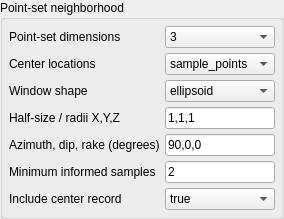
                        <widget class="GsTLGroupBox" name="point_window_group">
                          <property name="title">
                            <string>Point-set neighborhood</string>
                          </property>
                          <property name="displayed" stdset="0">
                            <bool>true</bool>
                          </property>
                          <layout class="QGridLayout" name="hosc_layout_25">
                            <property name="margin">
                              <number>6</number>
                            </property>
                            <property name="spacing">
                              <number>5</number>
                            </property>
                            <item row="0" column="0">
                              <widget class="QLabel" name="coordinate_dimensions_label">
                                <property name="text">
                                  <string>Point-set dimensions</string>
                                </property>
                              </widget>
                            </item>
                            <item row="0" column="1">
                              <widget class="QComboBox" name="coordinate_dimensions">
                                <item>
                                  <property name="text">
                                    <string>3</string>
                                  </property>
                                </item>
                                <item>
                                  <property name="text">
                                    <string>2</string>
                                  </property>
                                </item>
                                <property name="currentIndex">
                                  <number>0</number>
                                </property>
                              </widget>
                            </item>
                            <item row="1" column="0">
                              <widget class="QLabel" name="center_mode_label">
                                <property name="text">
                                  <string>Center locations</string>
                                </property>
                                <property name="toolTip">
                                  <string>sample_points preserves existing parameters. regular_grid uses the Point-set output grid settings.</string>
                                </property>
                              </widget>
                            </item>
                            <item row="1" column="1">
                              <widget class="QComboBox" name="center_mode">
                                <item>
                                  <property name="text">
                                    <string>sample_points</string>
                                  </property>
                                </item>
                                <item>
                                  <property name="text">
                                    <string>regular_grid</string>
                                  </property>
                                </item>
                                <property name="currentIndex">
                                  <number>0</number>
                                </property>
                                <property name="toolTip">
                                  <string>sample_points preserves existing parameters. regular_grid uses the Point-set output grid settings.</string>
                                </property>
                              </widget>
                            </item>
                            <item row="2" column="0">
                              <widget class="QLabel" name="neighborhood_shape_label">
                                <property name="text">
                                  <string>Window shape</string>
                                </property>
                                <property name="toolTip">
                                  <string>ellipsoid: ellipse/ellipsoid; box: rectangle/cuboid. Both can output regular grids.</string>
                                </property>
                              </widget>
                            </item>
                            <item row="2" column="1">
                              <widget class="QComboBox" name="neighborhood_shape">
                                <item>
                                  <property name="text">
                                    <string>ellipsoid</string>
                                  </property>
                                </item>
                                <item>
                                  <property name="text">
                                    <string>box</string>
                                  </property>
                                </item>
                                <property name="currentIndex">
                                  <number>0</number>
                                </property>
                                <property name="toolTip">
                                  <string>ellipsoid: ellipse/ellipsoid; box: rectangle/cuboid. Both can output regular grids.</string>
                                </property>
                              </widget>
                            </item>
                            <item row="3" column="0">
                              <widget class="QLabel" name="neighborhood_radii_label">
                                <property name="text">
                                  <string>Half-size / radii X,Y,Z</string>
                                </property>
                                <property name="toolTip">
                                  <string>Physical half-lengths for box, semi-axes for ellipsoid. Full lengths are twice these values. Grid inputs use the block above.</string>
                                </property>
                              </widget>
                            </item>
                            <item row="3" column="1">
                              <widget class="QLineEdit" name="neighborhood_radii">
                                <property name="text">
                                  <string>1,1,1</string>
                                </property>
                                <property name="toolTip">
                                  <string>Physical half-lengths for box, semi-axes for ellipsoid. Full lengths are twice these values. Grid inputs use the block above.</string>
                                </property>
                              </widget>
                            </item>
                            <item row="4" column="0">
                              <widget class="QLabel" name="neighborhood_angles_label">
                                <property name="text">
                                  <string>Azimuth, dip, rake (degrees)</string>
                                </property>
                                <property name="toolTip">
                                  <string>90,0,0 aligns the ellipsoid axes with XYZ.</string>
                                </property>
                              </widget>
                            </item>
                            <item row="4" column="1">
                              <widget class="QLineEdit" name="neighborhood_angles">
                                <property name="text">
                                  <string>90,0,0</string>
                                </property>
                                <property name="toolTip">
                                  <string>90,0,0 aligns the ellipsoid axes with XYZ.</string>
                                </property>
                              </widget>
                            </item>
                            <item row="5" column="0">
                              <widget class="QLabel" name="min_samples_label">
                                <property name="text">
                                  <string>Minimum informed samples</string>
                                </property>
                              </widget>
                            </item>
                            <item row="5" column="1">
                              <widget class="QLineEdit" name="min_samples">
                                <property name="text">
                                  <string>2</string>
                                </property>
                              </widget>
                            </item>
                            <item row="6" column="0">
                              <widget class="QLabel" name="includes_center_label">
                                <property name="text">
                                  <string>Include center record</string>
                                </property>
                                <property name="toolTip">
                                  <string>sample_points only; keep true for regular_grid.</string>
                                </property>
                              </widget>
                            </item>
                            <item row="6" column="1">
                              <widget class="QComboBox" name="includes_center">
                                <item>
                                  <property name="text">
                                    <string>true</string>
                                  </property>
                                </item>
                                <item>
                                  <property name="text">
                                    <string>false</string>
                                  </property>
                                </item>
                                <property name="currentIndex">
                                  <number>0</number>
                                </property>
                                <property name="toolTip">
                                  <string>sample_points only; keep true for regular_grid.</string>
                                </property>
                              </widget>
                            </item>
                          </layout>
                        </widget>
